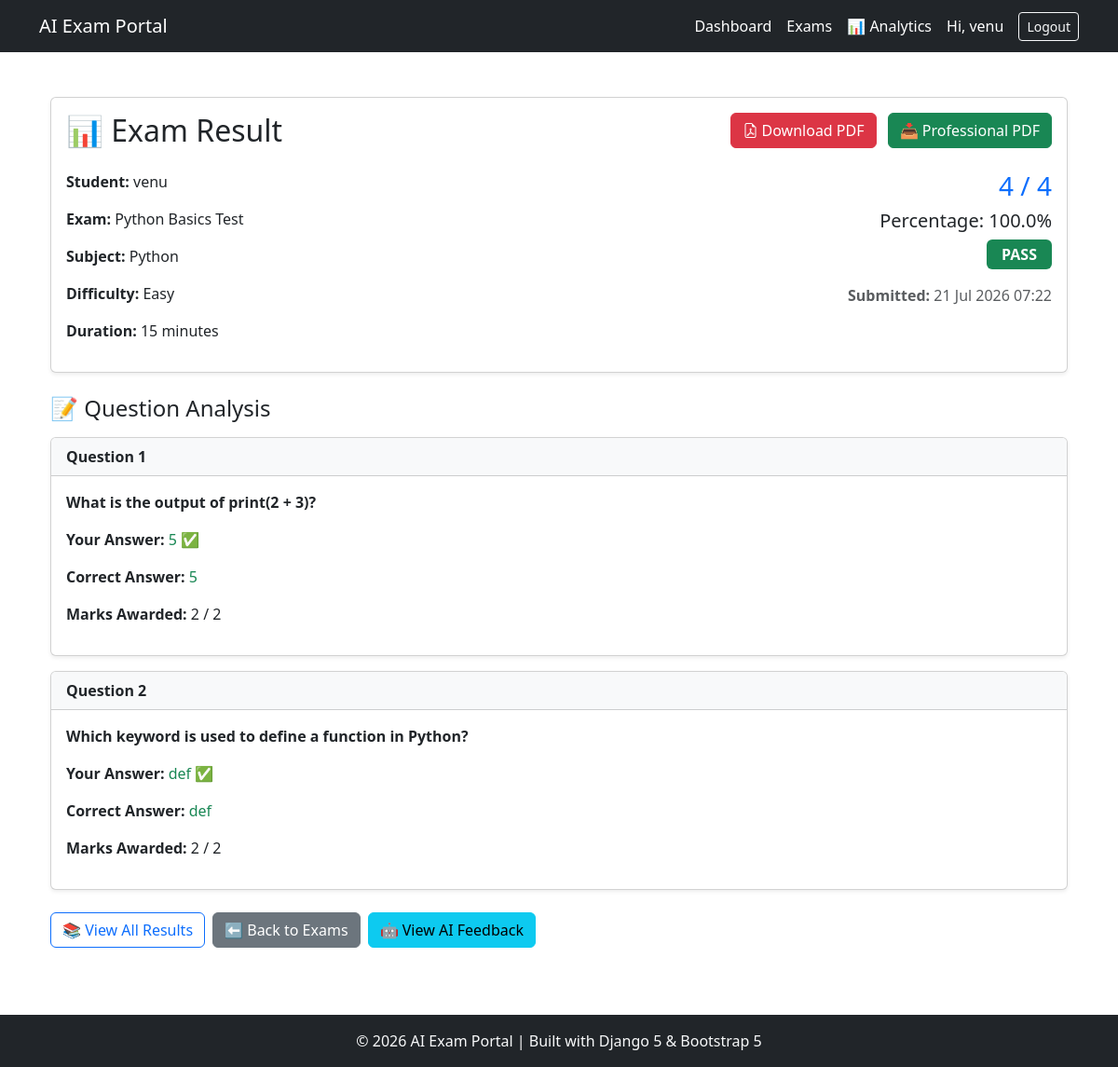
The page /exams/results/3/ (signed in) on the database its author committed.
### exams/models.py (models this page shows, shortened)
class ExamAttempt(models.Model):
    student = models.ForeignKey(
        User,
        on_delete=models.CASCADE,
        related_name="exam_attempts"
    )
    exam = models.ForeignKey(
        Exam,
        on_delete=models.CASCADE,
        related_name="attempts"
    )
    started_at = models.DateTimeField(
        auto_now_add=True
    )
    submitted_at = models.DateTimeField(
        null=True,
        blank=True
    )
    score = models.PositiveIntegerField(
        default=0
    )
    total_marks = models.PositiveIntegerField(
        default=0
    )
    is_submitted = models.BooleanField(
        default=False
    )
    class Meta:
        ordering = ['-started_at']
        constraints = [
            models.UniqueConstraint(
                fields=[
                    'student',
                    'exam'
                ],
                condition=Q(
                    is_submitted=True
                ),
                name="unique_submitted_attempt"
            )
        ]
    @property
    def percentage(self):
        if self.total_marks == 0:
            return 0
        return round(
            (self.score / self.total_marks) * 100,
            2
        )

class Exam(models.Model):
    DIFFICULTY_CHOICES = [
        ('Easy', 'Easy'),
        ('Medium', 'Medium'),
        ('Hard', 'Hard'),
    ]
    title = models.CharField(max_length=200)
    subject = models.CharField(max_length=100)
    description = models.TextField(blank=True)
    duration_minutes = models.PositiveIntegerField(default=30)
    difficulty = models.CharField(
        max_length=10,
        choices=DIFFICULTY_CHOICES
    )
    created_by = models.ForeignKey(
        User,
        on_delete=models.CASCADE
    )
    created_at = models.DateTimeField(
        auto_now_add=True
    )
    class Meta:
        ordering = ['-created_at']

class StudentAnswer(models.Model):
    attempt = models.ForeignKey(
        ExamAttempt,
        on_delete=models.CASCADE,
        related_name="answers"
    )
    question = models.ForeignKey(
        Question,
        on_delete=models.CASCADE
    )
    selected_option = models.ForeignKey(
        Option,
        on_delete=models.SET_NULL,
        null=True,
        blank=True
    )
    marks_awarded = models.PositiveIntegerField(
        default=0
    )
    class Meta:
        unique_together = [
            'attempt',
            'question'
        ]
        ordering = [
            'question__id'
        ]

class Question(models.Model):
    exam = models.ForeignKey(
        Exam,
        on_delete=models.CASCADE,
        related_name="questions"
    )
    question_text = models.TextField()
    marks = models.PositiveIntegerField(
        default=1
    )
    explanation = models.TextField(
        blank=True
    )
    created_at = models.DateTimeField(
        auto_now_add=True
    )
    class Meta:
        ordering = ['id']

class Option(models.Model):
    question = models.ForeignKey(
        Question,
        on_delete=models.CASCADE,
        related_name="options"
    )
    option_text = models.CharField(
        max_length=255
    )
    is_correct = models.BooleanField(
        default=False
    )
    class Meta:
        ordering = ['id']

### exams/views.py (the view)
class ResultDetailView(LoginRequiredMixin,View):
    template_name="exams/result_detail.html"
    def get(self,request,pk):
        attempt = get_object_or_404(
            ExamAttempt,
            id=pk,
            student=request.user
        )
        answers = attempt.answers.select_related(
            "question",
            "selected_option"
        )
        analysis = analyze_performance(
            attempt
        )
        return render(
            request,
            self.template_name,
            {
                "attempt":attempt,
                "answers":answers,
                "analysis":analysis
            }
        )

### templates/exams/result_detail.html (shortened to what this page needs)
{% extends 'base.html' %}
{% block content %}
<div class="container mt-4">
    <div class="card shadow-sm mb-4">
        <div class="card-body">
            <div class="d-flex justify-content-between align-items-center mb-3">
                <h2 class="card-title mb-0">📊 Exam Result</h2>
                <div>
                    <a href="{% url 'result_pdf' attempt.id %}"
                       class="btn btn-danger">
                        <i class="bi bi-file-earmark-pdf"></i>
                        Download PDF
                    </a>
                    <a href="{% url 'download_result_pdf' attempt.id %}"
                       class="btn btn-success ms-2">
                        📥 Professional PDF
                    </a>
                </div>
            </div>
            <div class="row mt-4">
                <div class="col-md-6">
                    <p><strong>Student:</strong> {{ attempt.student.username }}</p>
                    <p><strong>Exam:</strong> {{ attempt.exam.title }}</p>
                    <p><strong>Subject:</strong> {{ attempt.exam.subject }}</p>
                    <p><strong>Difficulty:</strong> {{ attempt.exam.difficulty }}</p>
                    <p><strong>Duration:</strong> {{ attempt.exam.duration_minutes }} minutes</p>
                </div>
                <div class="col-md-6 text-md-end">
                    <h3 class="text-primary">
                        {{ attempt.score }} / {{ attempt.total_marks }}
                    </h3>
                    <h5>
                        Percentage: {{ attempt.percentage }}%
                    </h5>
                    {% if attempt.percentage >= 40 %}
                        <span class="badge bg-success fs-6 px-3 py-2">PASS</span>
                    {% else %}
                        <span class="badge bg-danger fs-6 px-3 py-2">FAIL</span>
                    {% endif %}
                    <p class="mt-3 text-muted">
                        <strong>Submitted:</strong>
                        {{ attempt.submitted_at|date:"d M Y H:i" }}
                    </p>
                </div>
            </div>
        </div>
    </div>
    <h4 class="mb-3">📝 Question Analysis</h4>
    {% for answer in answers %}
        <div class="card mb-3 shadow-sm">
            <div class="card-header bg-light">
                <strong>Question {{ forloop.counter }}</strong>
            </div>
            <div class="card-body">
                <p class="fw-bold">
                    {{ answer.question.question_text }}
                </p>
                <p>
                    <strong>Your Answer:</strong>
                    {% if answer.selected_option %}
                        {% if answer.selected_option.is_correct %}
                            <span class="text-success">
                                {{ answer.selected_option.option_text }} ✅
                            </span>
                        {% else %}
                            <span class="text-danger">
                                {{ answer.selected_option.option_text }} ❌
                            </span>
                        {% endif %}
                    {% else %}
                        <span class="text-muted">Not answered</span>
                    {% endif %}
                </p>
                <p>
                    <strong>Correct Answer:</strong>
                    {% for option in answer.question.options.all %}
                        {% if option.is_correct %}
                            <span class="text-success">
                                {{ option.option_text }}
                            </span>
                        {% endif %}
                    {% endfor %}
                </p>
                <p>
                    <strong>Marks Awarded:</strong>
                    {{ answer.marks_awarded }} / {{ answer.question.marks }}
                </p>
            </div>
        </div>
    {% empty %}
        <div class="alert alert-warning">
            No answers found for this attempt.
        </div>
    {% endfor %}
    <div class="mt-4 d-flex flex-wrap gap-2">
        <a href="{% url 'result_history' %}"
           class="btn btn-outline-primary">
            📚 View All Results
        </a>
        <a href="{% url 'exam_list' %}"
           class="btn btn-secondary">
            ⬅ Back to Exams
        </a>
        <a href="{% url 'ai_feedback' attempt.id %}"
           class="btn btn-info">
            🤖 View AI Feedback
        </a>
    </div>
</div>
{% endblock %}

### templates/base.html (shortened to what this page needs)
<!DOCTYPE html>
<html lang="en">
<head>
    <link href="https://cdn.jsdelivr.net/npm/bootstrap@5.3.3/dist/css/bootstrap.min.css" rel="stylesheet">
    <link rel="stylesheet"
          href="https://cdn.jsdelivr.net/npm/bootstrap-icons@1.11.3/font/bootstrap-icons.min.css">
</head>
<body>
<nav class="navbar navbar-expand-lg navbar-dark bg-dark">
    <div class="container">
        <a class="navbar-brand" href="/">AI Exam Portal</a>
        <div class="ms-auto d-flex align-items-center gap-3">
            <a href="{% url 'dashboard' %}" class="text-white text-decoration-none">Dashboard</a>
            <a href="{% url 'exam_list' %}" class="text-white text-decoration-none">Exams</a>
            <a href="{% url 'performance_analytics' %}" class="text-white text-decoration-none">📊 Analytics</a>
            {% if user.is_authenticated %}
                <span class="text-white">Hi, {{ user.username }}</span>
                <form method="post" action="{% url 'logout' %}" class="d-inline">
                    <button type="submit" class="btn btn-outline-light btn-sm">
                        Logout
                    </button>
                </form>
            {% else %}
                <a href="{% url 'login' %}" class="btn btn-outline-light btn-sm">Login</a>
                <a href="{% url 'register' %}" class="btn btn-light btn-sm">Register</a>
            {% endif %}
        </div>
    </div>
</nav>
<div class="container py-4">
    {% block content %}{% endblock %}
</div>
<footer class="bg-dark text-light text-center py-3 mt-5">
    <p class="mb-0">
        © 2026 AI Exam Portal | Built with Django 5 & Bootstrap 5
    </p>
</footer>
</body>
</html>

### rows shown on the page
ExamAttempt: student.username "venu", exam "Python Basics Test", exam.subject "Python", exam.difficulty "Easy", exam.duration_minutes "15", score "4", total_marks "4", percentage "100.0", submitted_at "21 Jul 2026 07:22"
StudentAnswer: question.question_text "What is the output of print(2 + 3)?", selected_option.option_text "5", marks_awarded "2", question.marks "2"
Option: option_text "5"
StudentAnswer: question.question_text "Which keyword is used to define a function in Python?", selected_option.option_text "def", marks_awarded "2", question.marks "2"
Option: option_text "def"

### other values the page prints
{{ user.username }} "venu"
